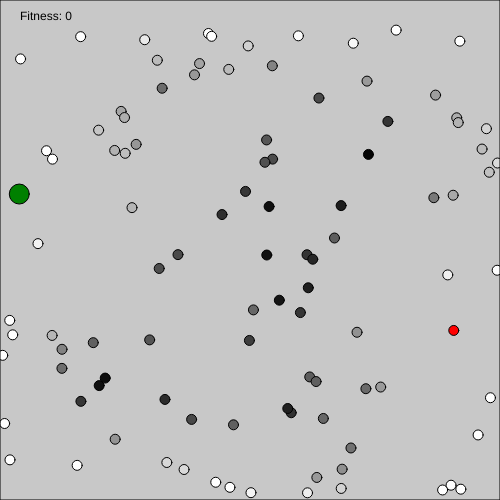
Frame 1 (no input)
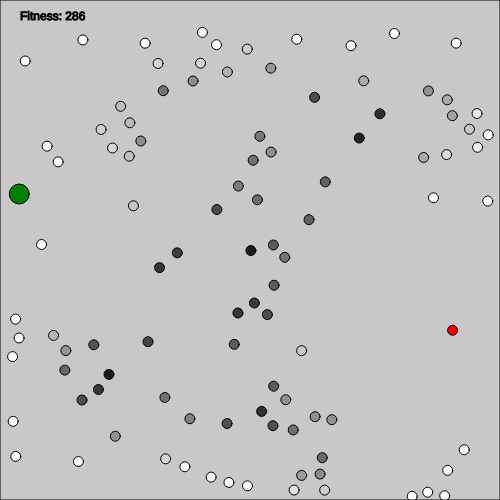
Frame 60 (no input)
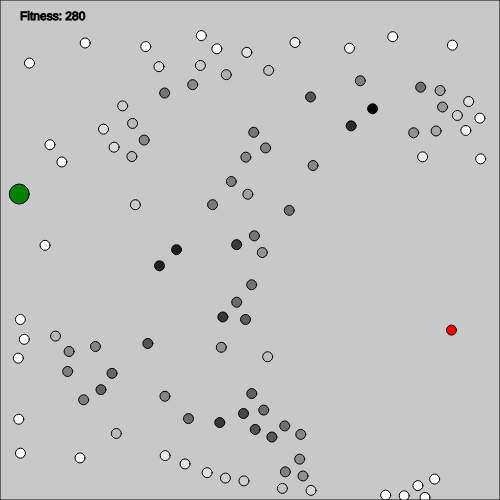
Frame 120 (the mouse pressed at the canvas centre since frame 60)

The p5.js sketch that drew these frames (run headless with seeded random() and noise() and a simulated clock; from frame 60 on, the mouse is pressed at the canvas centre):

// p5.js sketch
// ── sketch.js
const CANVAS_HEIGHT = 500;
const CANVAS_WIDTH = 500;

const N_SHEEP = 100;
const CIRCLE_SIZE = 10;

const SHEEP_SIGHT_FOR_DOG = 150;
const SHEEP_SIGHT_FOR_OTHER_SHEEP = 150;

const SHEEP_VELOCITY = 1;
const DOG_VELOCITY = 1;

class Sheep {
  constructor(x, y, index) {
    this.position = createVector(x, y);
    this.index = index;
    this.bestNeighborPosition = this.position;
    this.centerOfMassPosition = this.position;
    this.velocity = createVector(0, 0);
  }

  render() {
    let c = color(this.position.dist(this.centerOfMassPosition) * 5);
    if (this.position.dist(dog.position) < SHEEP_SIGHT_FOR_DOG) {
      // c = color('green');
    }
    stroke(0);
    fill(c);
    circle(this.position.x, this.position.y, CIRCLE_SIZE);

    stroke(175);
    // line(
    //   this.position.x,
    //   this.position.y,
    //   this.bestNeighborPosition.x,
    //   this.bestNeighborPosition.y
    // );

    stroke(0);
    // line(
    //   this.position.x,
    //   this.position.y,
    //   this.centerOfMassPosition.x,
    //   this.centerOfMassPosition.y
    // );
    noFill();
    // circle(this.position.x, this.position.y, SHEEP_SIGHT_FOR_DOG*2)
  }

  nearestBestNeighbor(allSheep, dog, obstacles) {
    const myDistanceToDog = obstacleInbetween(this, dog, obstacles)
      ? Infinity
      : this.position.dist(dog.position);

    let bestDistance = myDistanceToDog;

    let bestSheepNeighbor = this;

    for (let i = 0; i < N_SHEEP; i++) {
      if (i != this.index) {
        const sheepCandidate = allSheep[i];
        const candidateDistanceToDog = obstacleInbetween(
          sheepCandidate,
          dog,
          obstacles
        )
          ? Infinity
          : sheepCandidate.position.dist(dog.position);
        const candidateDistanceToMe = obstacleInbetween(
          this,
          sheepCandidate,
          obstacles
        )
          ? Infinity
          : sheepCandidate.position.dist(this.position);
        if (
          candidateDistanceToDog > bestDistance &&
          candidateDistanceToMe < SHEEP_SIGHT_FOR_OTHER_SHEEP &&
          !obstacleInbetween(this, sheepCandidate, obstacles)
        ) {
          bestSheepNeighbor = sheepCandidate;
          bestDistance = candidateDistanceToDog;
        }
      }
    }

    return bestSheepNeighbor.position;
  }

  getCenterOfMassPosition(allSheep, obstacles) {
    let sum = createVector(0, 0);
    let count = 0;
    for (let sheep of allSheep) {
      if (
        !obstacleInbetween(this, sheep, obstacles) &&
        sheep.position.dist(this.position) < SHEEP_SIGHT_FOR_OTHER_SHEEP
      ) {
        sum.add(sheep.position);
        count += 1;
      }
    }
    sum.x = sum.x / count;
    sum.y = sum.y / count;
    return sum;
  }

  move(allSheep, obstacles) {
    const distanceToDog = obstacleInbetween(this, dog, obstacles)
      ? Infinity
      : this.position.dist(dog.position);

    this.velocity = createVector(0, 0);
    // Selfish Attraction to Best
    let selfishAttractionToBest = p5.Vector.sub(
      this.bestNeighborPosition,
      this.position
    );
    const distanceBestToDog = this.bestNeighborPosition.dist(dog.position);
    const distanceToBest = this.bestNeighborPosition.dist(this.position);
    selfishAttractionToBest.setMag(
      SHEEP_VELOCITY *
        Math.pow(
          Math.E,
          -(
            (distanceToDog * distanceToDog) /
            (SHEEP_SIGHT_FOR_OTHER_SHEEP * SHEEP_SIGHT_FOR_OTHER_SHEEP)
          )
        )
    );
    this.velocity.add(selfishAttractionToBest);

    //Dog Repulsion
    let dogRepulsion = p5.Vector.sub(this.position, dog.position);
    const dogRepulstionMagnitude =
      SHEEP_VELOCITY *
      Math.pow(
        Math.E,
        -(
          (distanceToDog * distanceToDog) /
          (SHEEP_SIGHT_FOR_DOG * SHEEP_SIGHT_FOR_DOG)
        )
      );
    dogRepulsion.setMag(dogRepulstionMagnitude);
    this.velocity.add(dogRepulsion);

    // Sheep Repulsion
    for (let sheep of allSheep) {
      if (sheep.index != this.index) {
        const distanceToSheep = sheep.position.dist(this.position);
        const sheepRepulsion = p5.Vector.sub(this.position, sheep.position);
        sheepRepulsion.setMag(
          SHEEP_VELOCITY *
            Math.pow(
              Math.E,
              -(
                (distanceToSheep * distanceToSheep) /
                (CIRCLE_SIZE * CIRCLE_SIZE)
              )
            )
        );
        this.velocity.add(sheepRepulsion);
      }
    }

    // Center of Mass Attraction
    let centerOfMassAttraction = p5.Vector.sub(
      this.position,
      this.centerOfMassPosition
    );
    const distanceToCenterOfMass = this.centerOfMassPosition.dist(
      this.position
    );
    const centerOfMassAttractionMagnitude =
      SHEEP_VELOCITY /
      (1 +
        Math.pow(
          Math.E,
          -(distanceToCenterOfMass / distanceToDog - SHEEP_VELOCITY / 2)
        ));
    centerOfMassAttraction.setMag(-centerOfMassAttractionMagnitude / 10);
    this.velocity.add(centerOfMassAttraction);

    // Obstacle Repulstion
    for (let obstacle of obstacles) {
      const op = orthogonalProjection(
        obstacle.start,
        obstacle.end,
        this.position
      );
      const distanceToObstacle = op.dist(this.position);
      const obstacleRepulsion = p5.Vector.sub(this.position, op);
      obstacleRepulsion.setMag(SHEEP_VELOCITY / distanceToObstacle);
      this.velocity.add(obstacleRepulsion);
    }

    if (this.velocity.mag > SHEEP_VELOCITY) {
      this.velocity.setMag(SHEEP_VELOCITY);
    }
    this.position.add(this.velocity);
  }
  run(allSheep, dog, obstacles) {
    this.bestNeighborPosition = this.nearestBestNeighbor(
      allSheep,
      dog,
      obstacles
    );
    this.centerOfMassPosition = this.getCenterOfMassPosition(
      allSheep,
      obstacles
    );
    this.move(allSheep, obstacles);
    this.render();
  }
}

class Herd {
  constructor() {
    this.sheep = [];
  }

  addSheep(s) {
    this.sheep.push(s);
  }

  run(dog, obstacles) {
    for (let s of this.sheep) {
      s.run(this.sheep, dog, obstacles); // Passing the entire list of boids to each boid individually
    }
  }
}

const orthogonalProjection = (a, b, p) => {
  const d1 = p5.Vector.sub(b, a);
  const d2 = p5.Vector.sub(p, a);
  const l1 = d1.mag();

  const dotp = constrain(d2.dot(d1.normalize()), 0, l1);

  return p5.Vector.add(a, d1.mult(dotp));
};

const intersect = (x1, y1, x2, y2, x3, y3, x4, y4) => {
  let uA, uB;
  let den, numA, numB;

  den = (y4 - y3) * (x2 - x1) - (x4 - x3) * (y2 - y1);
  numA = (x4 - x3) * (y1 - y3) - (y4 - y3) * (x1 - x3);
  numB = (x2 - x1) * (y1 - y3) - (y2 - y1) * (x1 - x3);

  //Coincident? - If true, displays intersection in center of line segment
  if (abs(numA) == 0 && abs(numB) == 0 && abs(den) == 0) {
    return true;
  }

  //Parallel? - No intersection
  if (abs(den) == 0) {
    return false;
  }

  //Intersection?
  uA = numA / den;
  uB = numB / den;

  //If both lie w/in the range of 0 to 1 then the intersection point is within both line segments.
  if (uA < 0 || uA > 1 || uB < 0 || uB > 1) {
    return false;
  }

  return true;
};
const obstacleInbetween = (sheep1, sheep2, obstacles) => {
  for (let obstacle of obstacles) {
    if (
      intersect(
        sheep1.position.x,
        sheep1.position.y,
        sheep2.position.x,
        sheep2.position.y,
        obstacle.start.x,
        obstacle.start.y,
        obstacle.end.x,
        obstacle.end.y
      )
    ) {
      return true;
    }
  }
  return false;
};

class Dog {
  constructor(x, y) {
    this.position = createVector(x, y);
    this.fitness = 0;
    this.status = 0;
  }

  render() {
    this.calculateFitness();

    let c = color("red");
    fill(c);
    stroke(0);
    circle(this.position.x, this.position.y, CIRCLE_SIZE);
  }

  calculateFitness() {
    this.fitness = 0;
    for (let sheep of herd.sheep) {
      const dist = sheep.position.dist(goal);
      this.fitness += dist;
    }
    this.fitness = (this.fitness / herd.sheep.length).toFixed(0);
  }

  checkKeys(obstacles) {
    let velocity = createVector(0, 0);

    if (keyIsDown(LEFT_ARROW)) {
      velocity.x -= DOG_VELOCITY;
    }
    if (keyIsDown(RIGHT_ARROW)) {
      velocity.x += DOG_VELOCITY;
    }
    if (keyIsDown(UP_ARROW)) {
      velocity.y -= DOG_VELOCITY;
    }
    if (keyIsDown(DOWN_ARROW)) {
      velocity.y += DOG_VELOCITY;
    }

    for (let obstacle of obstacles) {
      const op = orthogonalProjection(
        obstacle.start,
        obstacle.end,
        this.position
      );
      const distanceToObstacle = op.dist(this.position);
      const obstacleRepulsion = p5.Vector.sub(this.position, op);
      obstacleRepulsion.setMag(DOG_VELOCITY / distanceToObstacle);
      velocity.add(obstacleRepulsion);
    }

    this.position.add(velocity);
  }

  move(herd, goal) {
    if (this.status == 0) {
      let mostDistantSheep;
      let biggestDistance = 0;
      for (let sheep of herd.sheep) {
        const dist = sheep.position.dist(goal);
        if (dist > biggestDistance) {
          mostDistantSheep = sheep;
          biggestDistance = dist;
        }
      }
      fill("blue");
      circle(
        mostDistantSheep.position.x,
        mostDistantSheep.position.y,
        CIRCLE_SIZE
      );

      this.dx = mostDistantSheep.position.x;
      this.dy = mostDistantSheep.position.y;
      // const a =
      //   (mostDistantSheep.position.y - goal.y) /
      //   (mostDistantSheep.position.x - goal.x);
      // const b = goal.y - a * goal.x;

      // if (mostDistantSheep.x < goal.x) {
      //   this.dx = mostDistantSheep.position.x + CIRCLE_SIZE / 2;
      // } else {
      //   this.dx = mostDistantSheep.position.x - CIRCLE_SIZE / 2;
      // }
      // this.dy = a * this.dx + b;

      this.status = 1;
    }

    fill("yellow");
    circle(this.dx, this.dy, 10);

    if (this.status == 1) {
      let velocity = createVector(0, 0);

      for (let obstacle of obstacles) {
        const op = orthogonalProjection(
          obstacle.start,
          obstacle.end,
          this.position
        );
        const distanceToObstacle = op.dist(this.position);
        const obstacleRepulsion = p5.Vector.sub(this.position, op);
        obstacleRepulsion.setMag(DOG_VELOCITY / distanceToObstacle);
        velocity.add(obstacleRepulsion);
      }

      let goToYellow = p5.Vector.sub(
        createVector(this.dx, this.dy),
        this.position
      );
      goToYellow.setMag(DOG_VELOCITY * 3);
      velocity.add(goToYellow);

      for (let sheep of herd.sheep) {
        const distanceToDog = this.position.dist(sheep.position);
        let sheepRepulsion = p5.Vector.sub(this.position, sheep.position);
        const sheepRepulsionMagnitude =
          DOG_VELOCITY *
          Math.pow(
            Math.E,
            -(
              (distanceToDog * distanceToDog) /
              (SHEEP_SIGHT_FOR_DOG * SHEEP_SIGHT_FOR_DOG)
            )
          );
        sheepRepulsion.setMag(sheepRepulsionMagnitude / 5);
        velocity.add(sheepRepulsion);
      }

      this.position.add(velocity);

      if (
        this.position.dist(createVector(this.dx, this.dy)) <
        CIRCLE_SIZE * 6
      ) {
        this.status = 0;
      }
    }
  }

  run(obstacles, herd, goal) {
    this.checkKeys(obstacles);
    // this.move(herd, goal);
    this.render();
  }
}

class Obstacle {
  constructor(x1, y1, x2, y2) {
    this.start = createVector(x1, y1);
    this.end = createVector(x2, y2);
  }

  render() {
    let c = color("blue");
    fill(c);
    line(this.start.x, this.start.y, this.end.x, this.end.y);
  }
}

let herd;
let dog;
let obstacles = [];

let goal;

function setup() {
  // put setup code here
  createCanvas(CANVAS_WIDTH, CANVAS_HEIGHT);

  herd = new Herd();
  for (let i = 0; i < N_SHEEP; i++) {
    // s= new Sheep(250, 250, i);
    s = new Sheep(
      Math.random() * CANVAS_WIDTH,
      Math.random() * CANVAS_HEIGHT,
      i
    );
    herd.addSheep(s);
  }

  dog = new Dog(Math.random() * CANVAS_WIDTH, Math.random() * CANVAS_HEIGHT);

  // obstacles.push(new Obstacle(0, 100, 200, 100));
  // obstacles.push(new Obstacle(250, 200, 500, 200));

  obstacles.push(new Obstacle(0, 0, 0, 500));
  obstacles.push(new Obstacle(0, 0, 500, 0));
  obstacles.push(new Obstacle(500, 0, 500, 500));
  obstacles.push(new Obstacle(0, 500, 500, 500));

  goal = createVector(
    CIRCLE_SIZE + Math.random() * (CANVAS_WIDTH - CIRCLE_SIZE),
    CIRCLE_SIZE + Math.random() * (CANVAS_HEIGHT - CIRCLE_SIZE)
  );
}

function draw() {
  // put drawing code here
  background(200);

  fill(color("green"));
  circle(goal.x, goal.y, CIRCLE_SIZE * 2);
  fill(0);
  text(`Fitness: ${dog.fitness}`, 20, 20);

  herd.run(dog, obstacles);
  dog.run(obstacles, herd, goal);

  for (let obstacle of obstacles) {
    obstacle.render();
  }
}
